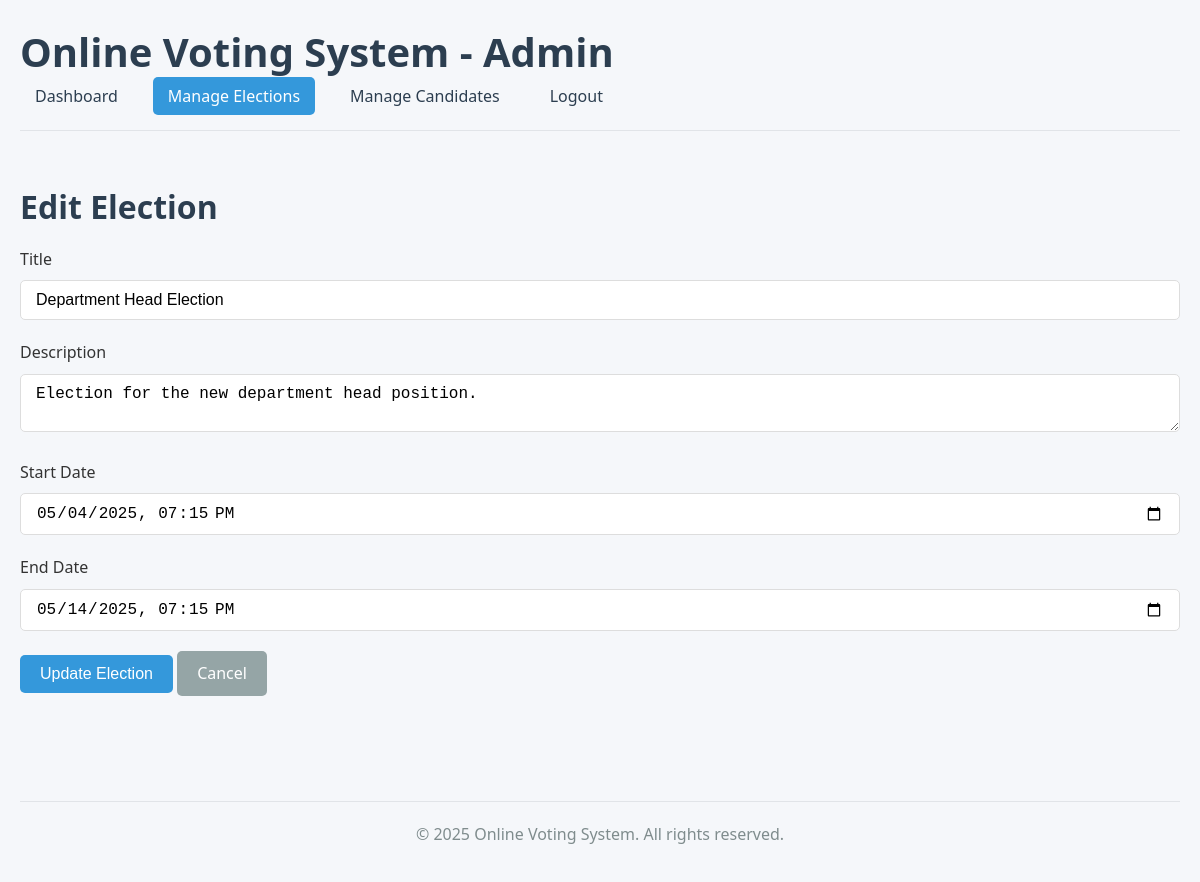
The page /admin/elections.php?action=edit&id=2 (signed in) on the database its author committed.
### tables this page shows
CREATE TABLE elections (
    id INT AUTO_INCREMENT PRIMARY KEY,
    title VARCHAR(100) NOT NULL,
    description TEXT,
    start_date DATETIME NOT NULL,
    end_date DATETIME NOT NULL,
    status ENUM('upcoming', 'active', 'completed') DEFAULT 'upcoming',
    created_at TIMESTAMP DEFAULT CURRENT_TIMESTAMP
);

### admin/elections.php (the view, shortened to what this page needs)
<?php
require_once "../config/database.php";
$action = isset($_GET["action"]) ? $_GET["action"] : "list";
$election_id = isset($_GET["id"]) ? $_GET["id"] : 0;
$title = $description = $start_date = $end_date = "";
$title_err = $description_err = $start_date_err = $end_date_err = "";
$success_message = $error_message = "";
if($action == "edit" && $election_id > 0){
    $sql = "SELECT * FROM elections WHERE id = :id";
    if($stmt = $pdo->prepare($sql)){
        $stmt->bindParam(":id", $election_id, PDO::PARAM_INT);
        if($stmt->execute()){
            if($stmt->rowCount() == 1){
                $election = $stmt->fetch();
                $title = $election["title"];
                $description = $election["description"];
                $start_date = $election["start_date"];
                $end_date = $election["end_date"];
            } else{
                header("location: dashboard.php");
                exit;
            }
        } else{
            echo "Oops! Something went wrong. Please try again later.";
        }
    }
}
?>
<!DOCTYPE html>
<html lang="en">
<head>
    <link rel="stylesheet" href="../assets/css/style.css">
</head>
<body>
    <div class="container">
        <header>
            <h1>Online Voting System - Admin</h1>
            <nav>
                <ul>
                    <li><a href="dashboard.php">Dashboard</a></li>
                    <li><a href="elections.php" class="active">Manage Elections</a></li>
                    <li><a href="candidates.php">Manage Candidates</a></li>
                    <li><a href="../auth/logout.php">Logout</a></li>
                </ul>
            </nav>
        </header>
        <main>
            <?php if($action == "list"): ?>
                <h2>Manage Elections</h2>
                <div class="action-bar">
                    <a href="elections.php?action=add" class="btn btn-primary">Create New Election</a>
                </div>
                <?php if(!empty($success_message)): ?>
                    <div class="alert alert-success"><?php echo $success_message; ?></div>
                <?php endif; ?>
                <?php if(!empty($error_message)): ?>
                    <div class="alert alert-danger"><?php echo $error_message; ?></div>
                <?php endif; ?>
                <?php if(count($elections) > 0): ?>
                    <table>
                        <thead>
                            <tr>
                                <th>Title</th>
                                <th>Status</th>
                                <th>Start Date</th>
                                <th>End Date</th>
                                <th>Actions</th>
                            </tr>
                        </thead>
                        <tbody>
                            <?php foreach($elections as $election): ?>
                                <tr>
                                    <td><?php echo htmlspecialchars($election["title"]); ?></td>
                                    <td>
                                        <span class="status-badge status-<?php echo strtolower($election["status"]); ?>">
                                            <?php echo ucfirst($election["status"]); ?>
                                        </span>
                                    </td>
                                    <td><?php echo date("M j, Y, g:i a", strtotime($election["start_date"])); ?></td>
                                    <td><?php echo date("M j, Y, g:i a", strtotime($election["end_date"])); ?></td>
                                    <td>
                                        <a href="elections.php?action=edit&id=<?php echo $election["id"]; ?>" class="btn btn-sm btn-primary">Edit</a>
                                        <a href="results.php?id=<?php echo $election["id"]; ?>" class="btn btn-sm btn-secondary">Results</a>
                                        <?php if($election["status"] == "upcoming"): ?>
                                            <a href="elections.php?action=delete&id=<?php echo $election["id"]; ?>" class="btn btn-sm btn-danger" onclick="return confirm('Are you sure you want to delete this election?')">Delete</a>
                                        <?php endif; ?>
                                    </td>
                                </tr>
                            <?php endforeach; ?>
                        </tbody>
                    </table>
                <?php else: ?>
                    <p>No elections found. <a href="elections.php?action=add">Create your first election</a>.</p>
                <?php endif; ?>
            <?php else: ?>
                <h2><?php echo $action == "add" ? "Create New Election" : "Edit Election"; ?></h2>
                <form action="<?php echo htmlspecialchars($_SERVER["PHP_SELF"] . "?action=" . $action . ($election_id > 0 ? "&id=" . $election_id : "")); ?>" method="post" class="form">
                    <div class="form-group">
                        <label>Title</label>
                        <input type="text" name="title" class="form-control <?php echo (!empty($title_err)) ? 'is-invalid' : ''; ?>" value="<?php echo $title; ?>">
                    </div>
                    <div class="form-group">
                        <label>Description</label>
                        <textarea name="description" class="form-control <?php echo (!empty($description_err)) ? 'is-invalid' : ''; ?>"><?php echo $description; ?></textarea>
                    </div>
                    <div class="form-group">
                        <label>Start Date</label>
                        <input type="datetime-local" name="start_date" class="form-control <?php echo (!empty($start_date_err)) ? 'is-invalid' : ''; ?>" value="<?php echo $start_date ? date("Y-m-d\TH:i", strtotime($start_date)) : ''; ?>">
                    </div>
                    <div class="form-group">
                        <label>End Date</label>
                        <input type="datetime-local" name="end_date" class="form-control <?php echo (!empty($end_date_err)) ? 'is-invalid' : ''; ?>" value="<?php echo $end_date ? date("Y-m-d\TH:i", strtotime($end_date)) : ''; ?>">
                    </div>
                    <div class="form-group">
                        <input type="submit" class="btn btn-primary" value="<?php echo $action == "add" ? "Create Election" : "Update Election"; ?>">
                        <a href="elections.php" class="btn btn-secondary">Cancel</a>
                    </div>
                </form>
            <?php endif; ?>
        </main>
        <footer>
            <p>&copy; <?php echo date("Y"); ?> Online Voting System. All rights reserved.</p>
        </footer>
    </div>
</body>
</html>

### assets/css/style.css (style rules this page uses)
* { margin: 0; padding: 0; box-sizing: border-box; }
body { font-family: 'Segoe UI', Tahoma, Geneva, Verdana, sans-serif; line-height: 1.6; color: #333; background-color: #f5f7fa; }
.container { max-width: 1200px; margin: 0 auto; padding: 0 20px; }
h1, h2, h3, h4, h5, h6 { margin-bottom: 15px; color: #2c3e50; }
h1 { font-size: 2.5rem; }
h2 { font-size: 2rem; }
p { margin-bottom: 15px; }
a { color: #3498db; text-decoration: none; transition: color 0.3s; }
header { padding: 20px 0; margin-bottom: 30px; border-bottom: 1px solid #e1e4e8; display: flex; justify-content: space-between; align-items: center; flex-wrap: wrap; }
header h1 { margin-bottom: 0; }
nav ul { list-style: none; display: flex; gap: 20px; }
nav a { padding: 8px 15px; border-radius: 5px; color: #2c3e50; font-weight: 500; transition: all 0.3s; }
nav a:hover, nav a.active { background-color: #3498db; color: white; }
main { padding: 20px 0; min-height: calc(100vh - 200px); }
.form-group { margin-bottom: 20px; }
.form-group label { display: block; margin-bottom: 8px; font-weight: 500; }
.form-control { width: 100%; padding: 10px 15px; border: 1px solid #ddd; border-radius: 5px; font-size: 1rem; transition: border-color 0.3s; }
.btn { display: inline-block; padding: 10px 20px; border: none; border-radius: 5px; font-size: 1rem; font-weight: 500; cursor: pointer; transition: background-color 0.3s, transform 0.3s; text-align: center; }
.btn-primary { background-color: #3498db; color: white; }
.btn-secondary { background-color: #95a5a6; color: white; }
footer { text-align: center; padding: 20px 0; margin-top: 40px; border-top: 1px solid #e1e4e8; color: #7f8c8d; }

### rows shown on the page
elections: title "Department Head Election", description "Election for the new department head position.", start_date "05/04/2025 19:15", end_date "05/14/2025 19:15"
